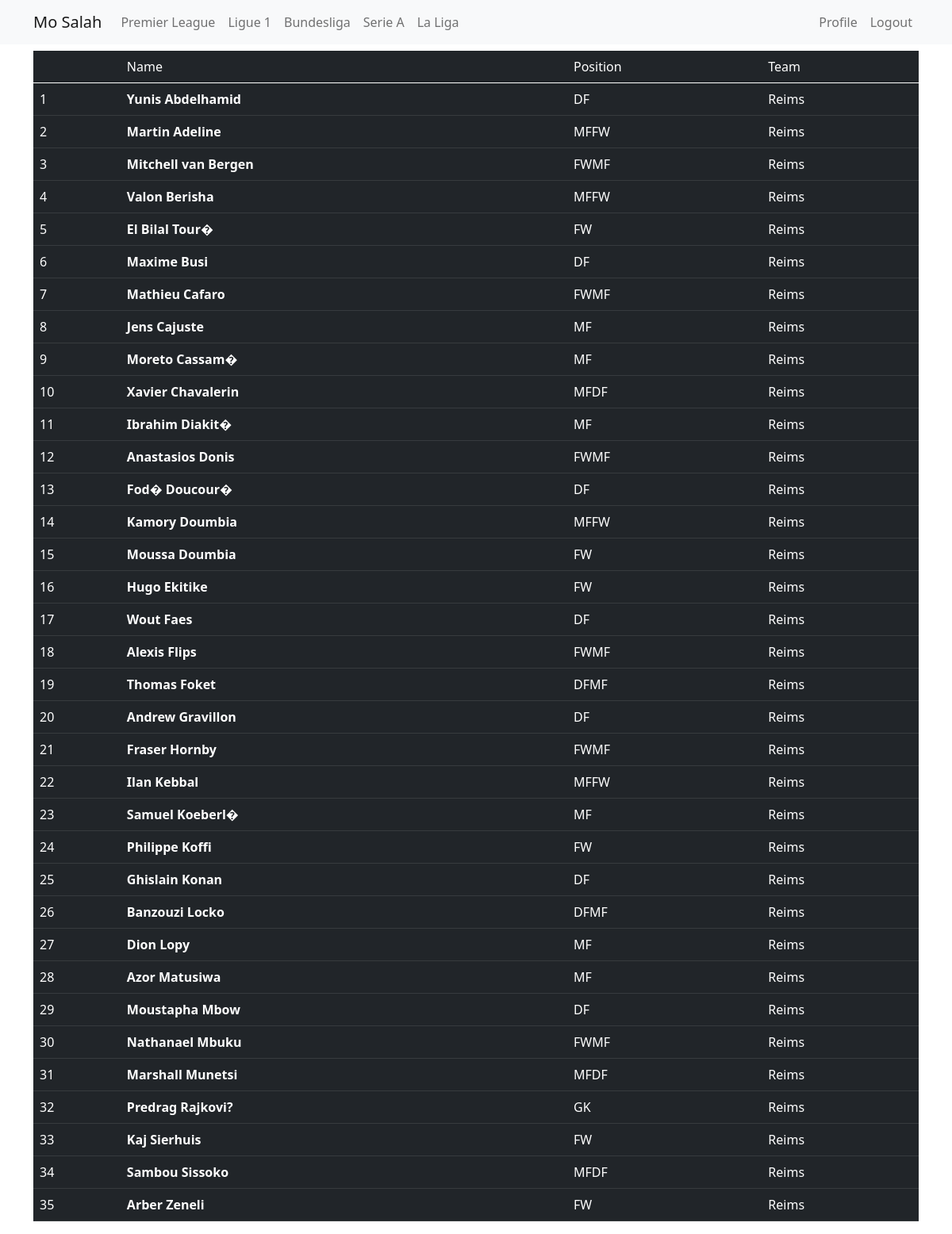
Page /team/reims/ (signed in) on the committed database.
### core/models.py (models this page shows, shortened)
class League(models.Model):
    slug = models.SlugField(max_length=200, blank=True, null=True)
    name = models.CharField(max_length=255)
    country = models.CharField(max_length=255)

class Footballer(models.Model):
    player = models.CharField(max_length=255, blank=True, null=True)
    position = models.CharField(max_length=255, blank=True, null=True)
    team = models.ForeignKey(Team, on_delete=models.CASCADE)

class Team(models.Model):
    league = models.ForeignKey(
        League, blank=True, null=True, on_delete=models.CASCADE)
    image = models.ImageField(
        upload_to="images/", default='images/Wolves.png',  blank=True, null=True)
    name = models.CharField(max_length=255)
    slug = models.SlugField(
        max_length=100, unique=True, null=True)
    win = models.IntegerField(blank=True, null=True)
    draw = models.IntegerField(blank=True, null=True)
    loss = models.IntegerField(blank=True, null=True)
    scored = models.IntegerField(blank=True, null=True)
    conceded = models.IntegerField(blank=True, null=True)
    games = models.IntegerField(blank=True, null=True)
    point = models.IntegerField(blank=True, null=True)
    average = models.IntegerField(blank=True, null=True)
    class Meta:
        ordering = [
            '-point', '-average'
        ]
    def __str__(self):
        return self.name

### core/views.py (the view)
# urls.py: path('team/<slug:slug>/', footballer_list, name='team'),
def footballer_list(request, slug):
    team = get_object_or_404(Team, slug=slug)
    footballers = Footballer.objects.filter(team_id=team.id)
    context = {
        'footballers': footballers,
    }
    return render(request, "core/team.html", context)

### core/processor.py (called while the page is built)
def context_pro(request):
    leagues = League.objects.all()
    context = {
        'leagues': leagues
    }
    return context

### core/templates/core/team.html (shortened to what this page needs)
{% extends 'core/base.html' %}
{% block content %}
    <div class="container">
        <table class="table center table-responsive table-hover table-dark">
            <thead>
                <tr class="col">
                    <td></td>
                    <td>Name</td>
                    <td>Position</td>
                    <td>Team</td>
                </tr>
            </thead>
            <tbody>
                {% for footballer in footballers %}
                <tr  class="col">
                    <td>{{ forloop.counter }}</td>
                    <td> <strong>{{ footballer.player }}</strong> </td>
                    <td> {{ footballer.position }} </td>
                    <td> {{ footballer.team }} </td>
                </tr>
                {% endfor %}
            </tbody>
        </table>
    </div>
{% endblock content %}

### core/templates/core/base.html (shortened to what this page needs)
{% load static %}
<!DOCTYPE html>
<html lang="en">
<head>
    <link href="https://cdn.jsdelivr.net/npm/bootstrap@5.0.2/dist/css/bootstrap.min.css" rel="stylesheet">
    <link rel="stylesheet" href="https://use.fontawesome.com/releases/v5.0.8/css/all.css">
    <link rel="stylesheet" type="text/css" href="{% static 'css/style.css' %}">
</head>
<body>
    <nav class="navbar navbar-expand-lg navbar-light bg-light">
        <div class="container">
            <a class="navbar-brand" href="{% url 'home' %}">Mo Salah</a>
            <div class="collapse navbar-collapse" id="navbarNav">
                <ul class="navbar-nav me-auto">
                    {% for league in leagues %}
                    <li class="nav-item active">
                    <a class="nav-link" href="{% url 'league' slug=league.slug %}">{{ league.name }}</a>
                    </li>
                    {% endfor %}
                </ul>
                <ul class="navbar-nav ms-auto">
                    {% if user.is_authenticated %}
                    <li class="nav-item active">
                        <a class="nav-link" href="{% url 'profile' %}">Profile</a>
                    </li>
                    <li class="nav-item active">
                        <a class="nav-link" href="{% url 'logout' %}">Logout</a>
                    </li>
                    {% endif %}
                </ul>
            </div>
        </div>
    </nav>
    {% block content %}
    {% endblock content %}
</body>
</html>

### rows in the picture
League: name "Premier League"
League: name "Ligue 1"
League: name "Bundesliga"
League: name "Serie A"
League: name "La Liga"
Footballer: player "Yunis Abdelhamid", position "DF", team "Reims"
Footballer: player "Martin Adeline", position "MFFW", team "Reims"
Footballer: player "Mitchell van Bergen", position "FWMF", team "Reims"
Footballer: player "Valon Berisha", position "MFFW", team "Reims"
Footballer: player "El Bilal Tour�", position "FW", team "Reims"
Footballer: player "Maxime Busi", position "DF", team "Reims"
Footballer: player "Mathieu Cafaro", position "FWMF", team "Reims"
Footballer: player "Jens Cajuste", position "MF", team "Reims"
Footballer: player "Moreto Cassam�", position "MF", team "Reims"
Footballer: player "Xavier Chavalerin", position "MFDF", team "Reims"
Footballer: player "Ibrahim Diakit�", position "MF", team "Reims"
Footballer: player "Anastasios Donis", position "FWMF", team "Reims"
Footballer: player "Fod� Doucour�", position "DF", team "Reims"
Footballer: player "Kamory Doumbia", position "MFFW", team "Reims"
Footballer: player "Moussa Doumbia", position "FW", team "Reims"
Footballer: player "Hugo Ekitike", position "FW", team "Reims"
Footballer: player "Wout Faes", position "DF", team "Reims"
Footballer: player "Alexis Flips", position "FWMF", team "Reims"
Footballer: player "Thomas Foket", position "DFMF", team "Reims"
Footballer: player "Andrew Gravillon", position "DF", team "Reims"
Footballer: player "Fraser Hornby", position "FWMF", team "Reims"
Footballer: player "Ilan Kebbal", position "MFFW", team "Reims"
Footballer: player "Samuel Koeberl�", position "MF", team "Reims"
Footballer: player "Philippe Koffi", position "FW", team "Reims"
Footballer: player "Ghislain Konan", position "DF", team "Reims"
Footballer: player "Banzouzi Locko", position "DFMF", team "Reims"
Footballer: player "Dion Lopy", position "MF", team "Reims"
Footballer: player "Azor Matusiwa", position "MF", team "Reims"
Footballer: player "Moustapha Mbow", position "DF", team "Reims"
Footballer: player "Nathanael Mbuku", position "FWMF", team "Reims"
Footballer: player "Marshall Munetsi", position "MFDF", team "Reims"
Footballer: player "Predrag Rajkovi?", position "GK", team "Reims"
Footballer: player "Kaj Sierhuis", position "FW", team "Reims"
Footballer: player "Sambou Sissoko", position "MFDF", team "Reims"
Footballer: player "Arber Zeneli", position "FW", team "Reims"
